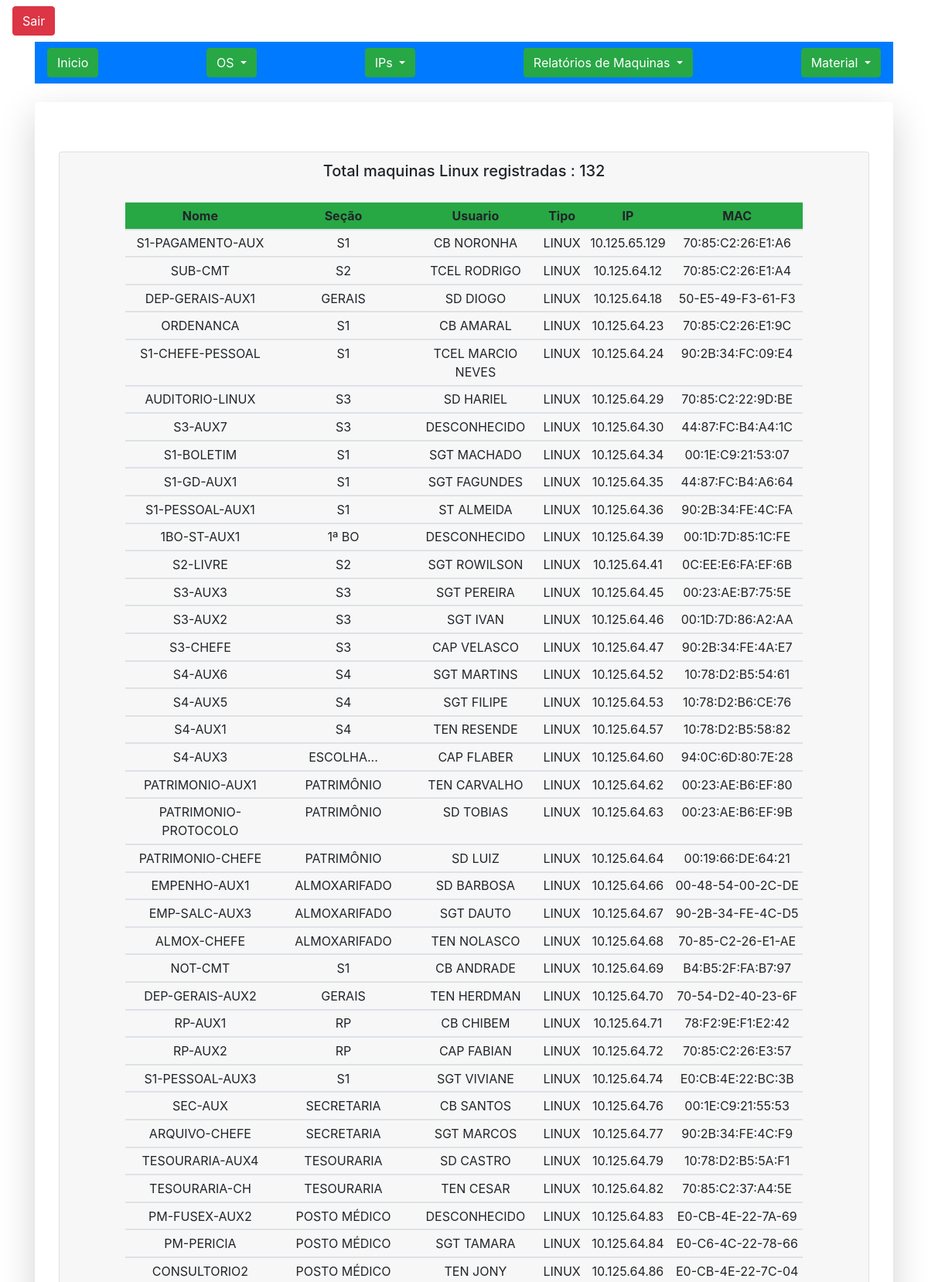
The page /dashboard/pages/relatorios/maquinasLinux.php (upper part) on the database its author committed.
### tables this page shows
CREATE TABLE IF NOT EXISTS `registromaquinas` (
  `id` int(11) NOT NULL AUTO_INCREMENT,
  `maq_nome` varchar(20) NOT NULL,
  `maq_secao` varchar(20) NOT NULL,
  `maq_usuario` varchar(20) NOT NULL,
  `maq_tipo` varchar(20) NOT NULL,
  `maq_ip` varchar(25) NOT NULL,
  `maq_mac` varchar(25) NOT NULL,
  PRIMARY KEY (`id`)
);

### dashboard/pages/relatorios/maquinasLinux.php (the view, shortened to what this page needs)
<?php
include_once("../../../config/conexao.php");
?>
<!doctype html>
<html lang="pt-BR">
  <head>
  <link rel="stylesheet" href="https://stackpath.bootstrapcdn.com/bootstrap/4.1.3/css/bootstrap.min.css">
  </head>
  <body>
    <a class="btn btn-danger mt-2 ml-3 algint-right" href="../config/exit.php" role="button">Sair</a>
  <div class="container mt-2">
  <nav class="navbar navbar-dark bg-primary">
  <a class="btn btn-success" href="../../ti14gac.php" role="button">Inicio</a>
  <div class="dropdown">
  <button class="btn btn-success dropdown-toggle" type="button" id="dropdownMenuButton" data-toggle="dropdown" aria-haspopup="true" aria-expanded="false">
    OS
  </button>
</div>
  <div class="dropdown">
  <button class="btn btn-success dropdown-toggle" type="button" id="dropdownMenuButton" data-toggle="dropdown" aria-haspopup="true" aria-expanded="false">
    IPs
  </button>
</div>
<div class="dropdown">
  <button class="btn btn-success dropdown-toggle" type="button" id="dropdownMenuButton" data-toggle="dropdown" aria-haspopup="true" aria-expanded="false">
    Relatórios de Maquinas
  </button>
</div>
<div class="dropdown">
  <button class="btn btn-success dropdown-toggle" type="button" id="dropdownMenuButton" data-toggle="dropdown" aria-haspopup="true" aria-expanded="false">
    Material
  </button>
</div>
</nav>
      <div class="shadow-lg p-3 mb-5 mt-4 bg-white rounded">
      <div class="text-center">
       <div class="container mt-5">
<div class="card text-center">
 <div class="card-header">
   <?php $result_Linux = "SELECT * FROM registromaquinas WHERE maq_tipo = 'LINUX' ";
        $maq_linux1 = mysqli_query($conn, $result_Linux);
        $maq_linux = mysqli_num_rows($maq_linux1);
        ?>
   <p class="h5">Total maquinas Linux registradas : <?php echo $maq_linux ?> </p>
   <div class="card-body">
   <div class="container text-center">
<div class="container text-center">
<div class="container text-center">
<table class="table table-sm table-hover">
<thead class="thead-success bg-success">
   <tr>
        <th scope="col ">Nome</th>
        <th scope="col">Seção</th>
        <th scope="col">Usuario</th>
        <th scope="col">Tipo</th>
        <th scope="col">IP</th>
        <th scope="col">MAC</th>
       </tr>
</thead>
  <?php $result_Registro = "SELECT  id,maq_nome, maq_secao, maq_usuario, maq_tipo,maq_ip, maq_mac FROM registromaquinas WHERE maq_tipo = 'LINUX' ORDER BY id ";
       $resultado_Registro = mysqli_query($conn, $result_Registro);
   ?>
   <?php while($dado = $resultado_Registro->fetch_array()){ ?>
   <tbody>
       <tr>
       <td><?php echo $dado["maq_nome"] ?></td>
       <td><?php echo $dado["maq_secao"] ?></td>
       <td><?php echo $dado["maq_usuario"] ?></td>
       <td><?php echo $dado["maq_tipo"] ?></td>
       <td><?php echo $dado["maq_ip"] ?></td>
       <td><?php echo $dado["maq_mac"] ?></td>
       </tr>
   </tbody>
   <?php  } ?>
</table>
</div>
</div>
   </div>
 </div>
</div>
</div>
     </div>
      </div>
      </div>
</div>
  </body>
</html>

### rows shown on the page
registromaquinas: maq_nome "S1-PAGAMENTO-AUX", maq_secao "S1", maq_usuario "CB NORONHA", maq_tipo "LINUX", maq_ip "10.125.65.129", maq_mac "70:85:C2:26:E1:A6"
registromaquinas: maq_nome "SUB-CMT", maq_secao "S2", maq_usuario "TCEL RODRIGO", maq_tipo "LINUX", maq_ip "10.125.64.12", maq_mac "70:85:C2:26:E1:A4"
registromaquinas: maq_nome "DEP-GERAIS-AUX1", maq_secao "GERAIS", maq_usuario "SD DIOGO", maq_tipo "LINUX", maq_ip "10.125.64.18", maq_mac "50-E5-49-F3-61-F3"
registromaquinas: maq_nome "ORDENANCA", maq_secao "S1", maq_usuario "CB AMARAL", maq_tipo "LINUX", maq_ip "10.125.64.23", maq_mac "70:85:C2:26:E1:9C"
registromaquinas: maq_nome "S1-CHEFE-PESSOAL", maq_secao "S1", maq_usuario "TCEL MARCIO NEVES", maq_tipo "LINUX", maq_ip "10.125.64.24", maq_mac "90:2B:34:FC:09:E4"
registromaquinas: maq_nome "AUDITORIO-LINUX", maq_secao "S3", maq_usuario "SD HARIEL", maq_tipo "LINUX", maq_ip "10.125.64.29", maq_mac "70:85:C2:22:9D:BE"
registromaquinas: maq_nome "S3-AUX7", maq_secao "S3", maq_usuario "DESCONHECIDO", maq_tipo "LINUX", maq_ip "10.125.64.30", maq_mac "44:87:FC:B4:A4:1C"
registromaquinas: maq_nome "S1-BOLETIM", maq_secao "S1", maq_usuario "SGT MACHADO", maq_tipo "LINUX", maq_ip "10.125.64.34", maq_mac "00:1E:C9:21:53:07"
registromaquinas: maq_nome "S1-GD-AUX1", maq_secao "S1", maq_usuario "SGT FAGUNDES", maq_tipo "LINUX", maq_ip "10.125.64.35", maq_mac "44:87:FC:B4:A6:64"
registromaquinas: maq_nome "S1-PESSOAL-AUX1", maq_secao "S1", maq_usuario "ST ALMEIDA", maq_tipo "LINUX", maq_ip "10.125.64.36", maq_mac "90:2B:34:FE:4C:FA"
registromaquinas: maq_nome "1BO-ST-AUX1", maq_secao "1ª BO", maq_usuario "DESCONHECIDO", maq_tipo "LINUX", maq_ip "10.125.64.39", maq_mac "00:1D:7D:85:1C:FE"
registromaquinas: maq_nome "S2-LIVRE", maq_secao "S2", maq_usuario "SGT ROWILSON", maq_tipo "LINUX", maq_ip "10.125.64.41", maq_mac "0C:EE:E6:FA:EF:6B"
registromaquinas: maq_nome "S3-AUX3", maq_secao "S3", maq_usuario "SGT PEREIRA", maq_tipo "LINUX", maq_ip "10.125.64.45", maq_mac "00:23:AE:B7:75:5E"
registromaquinas: maq_nome "S3-AUX2", maq_secao "S3", maq_usuario "SGT IVAN", maq_tipo "LINUX", maq_ip "10.125.64.46", maq_mac "00:1D:7D:86:A2:AA"
registromaquinas: maq_nome "S3-CHEFE", maq_secao "S3", maq_usuario "CAP VELASCO", maq_tipo "LINUX", maq_ip "10.125.64.47", maq_mac "90:2B:34:FE:4A:E7"
registromaquinas: maq_nome "S4-AUX6", maq_secao "S4", maq_usuario "SGT MARTINS", maq_tipo "LINUX", maq_ip "10.125.64.52", maq_mac "10:78:D2:B5:54:61"
registromaquinas: maq_nome "S4-AUX5", maq_secao "S4", maq_usuario "SGT FILIPE", maq_tipo "LINUX", maq_ip "10.125.64.53", maq_mac "10:78:D2:B6:CE:76"
registromaquinas: maq_nome "S4-AUX1", maq_secao "S4", maq_usuario "TEN RESENDE", maq_tipo "LINUX", maq_ip "10.125.64.57", maq_mac "10:78:D2:B5:58:82"
registromaquinas: maq_nome "S4-AUX3", maq_secao "ESCOLHA...", maq_usuario "CAP FLABER", maq_tipo "LINUX", maq_ip "10.125.64.60", maq_mac "94:0C:6D:80:7E:28"
registromaquinas: maq_nome "PATRIMONIO-AUX1", maq_secao "PATRIMÔNIO", maq_usuario "TEN CARVALHO", maq_tipo "LINUX", maq_ip "10.125.64.62", maq_mac "00:23:AE:B6:EF:80"
registromaquinas: maq_nome "PATRIMONIO-PROTOCOLO", maq_secao "PATRIMÔNIO", maq_usuario "SD TOBIAS", maq_tipo "LINUX", maq_ip "10.125.64.63", maq_mac "00:23:AE:B6:EF:9B"
registromaquinas: maq_nome "PATRIMONIO-CHEFE", maq_secao "PATRIMÔNIO", maq_usuario "SD LUIZ", maq_tipo "LINUX", maq_ip "10.125.64.64", maq_mac "00:19:66:DE:64:21"
registromaquinas: maq_nome "EMPENHO-AUX1", maq_secao "ALMOXARIFADO", maq_usuario "SD BARBOSA", maq_tipo "LINUX", maq_ip "10.125.64.66", maq_mac "00-48-54-00-2C-DE"
registromaquinas: maq_nome "EMP-SALC-AUX3", maq_secao "ALMOXARIFADO", maq_usuario "SGT DAUTO", maq_tipo "LINUX", maq_ip "10.125.64.67", maq_mac "90-2B-34-FE-4C-D5"
registromaquinas: maq_nome "ALMOX-CHEFE", maq_secao "ALMOXARIFADO", maq_usuario "TEN NOLASCO", maq_tipo "LINUX", maq_ip "10.125.64.68", maq_mac "70-85-C2-26-E1-AE"
registromaquinas: maq_nome "NOT-CMT", maq_secao "S1", maq_usuario "CB ANDRADE", maq_tipo "LINUX", maq_ip "10.125.64.69", maq_mac "B4:B5:2F:FA:B7:97"
registromaquinas: maq_nome "DEP-GERAIS-AUX2", maq_secao "GERAIS", maq_usuario "TEN HERDMAN", maq_tipo "LINUX", maq_ip "10.125.64.70", maq_mac "70-54-D2-40-23-6F"
registromaquinas: maq_nome "RP-AUX1", maq_secao "RP", maq_usuario "CB CHIBEM", maq_tipo "LINUX", maq_ip "10.125.64.71", maq_mac "78:F2:9E:F1:E2:42"
registromaquinas: maq_nome "RP-AUX2", maq_secao "RP", maq_usuario "CAP FABIAN", maq_tipo "LINUX", maq_ip "10.125.64.72", maq_mac "70:85:C2:26:E3:57"
registromaquinas: maq_nome "S1-PESSOAL-AUX3", maq_secao "S1", maq_usuario "SGT VIVIANE", maq_tipo "LINUX", maq_ip "10.125.64.74", maq_mac "E0:CB:4E:22:BC:3B"
registromaquinas: maq_nome "SEC-AUX", maq_secao "SECRETARIA", maq_usuario "CB SANTOS", maq_tipo "LINUX", maq_ip "10.125.64.76", maq_mac "00:1E:C9:21:55:53"
registromaquinas: maq_nome "ARQUIVO-CHEFE", maq_secao "SECRETARIA", maq_usuario "SGT MARCOS", maq_tipo "LINUX", maq_ip "10.125.64.77", maq_mac "90:2B:34:FE:4C:F9"
registromaquinas: maq_nome "TESOURARIA-AUX4", maq_secao "TESOURARIA", maq_usuario "SD CASTRO", maq_tipo "LINUX", maq_ip "10.125.64.79", maq_mac "10:78:D2:B5:5A:F1"
registromaquinas: maq_nome "TESOURARIA-CH", maq_secao "TESOURARIA", maq_usuario "TEN CESAR", maq_tipo "LINUX", maq_ip "10.125.64.82", maq_mac "70:85:C2:37:A4:5E"
registromaquinas: maq_nome "PM-FUSEX-AUX2", maq_secao "POSTO MÉDICO", maq_usuario "DESCONHECIDO", maq_tipo "LINUX", maq_ip "10.125.64.83", maq_mac "E0-CB-4E-22-7A-69"
registromaquinas: maq_nome "PM-PERICIA", maq_secao "POSTO MÉDICO", maq_usuario "SGT TAMARA", maq_tipo "LINUX", maq_ip "10.125.64.84", maq_mac "E0-C6-4C-22-78-66"
registromaquinas: maq_nome "CONSULTORIO2", maq_secao "POSTO MÉDICO", maq_usuario "TEN JONY", maq_tipo "LINUX", maq_ip "10.125.64.86", maq_mac "E0-CB-4E-22-7C-04"

### other values the page prints
$maq_linux "132"
